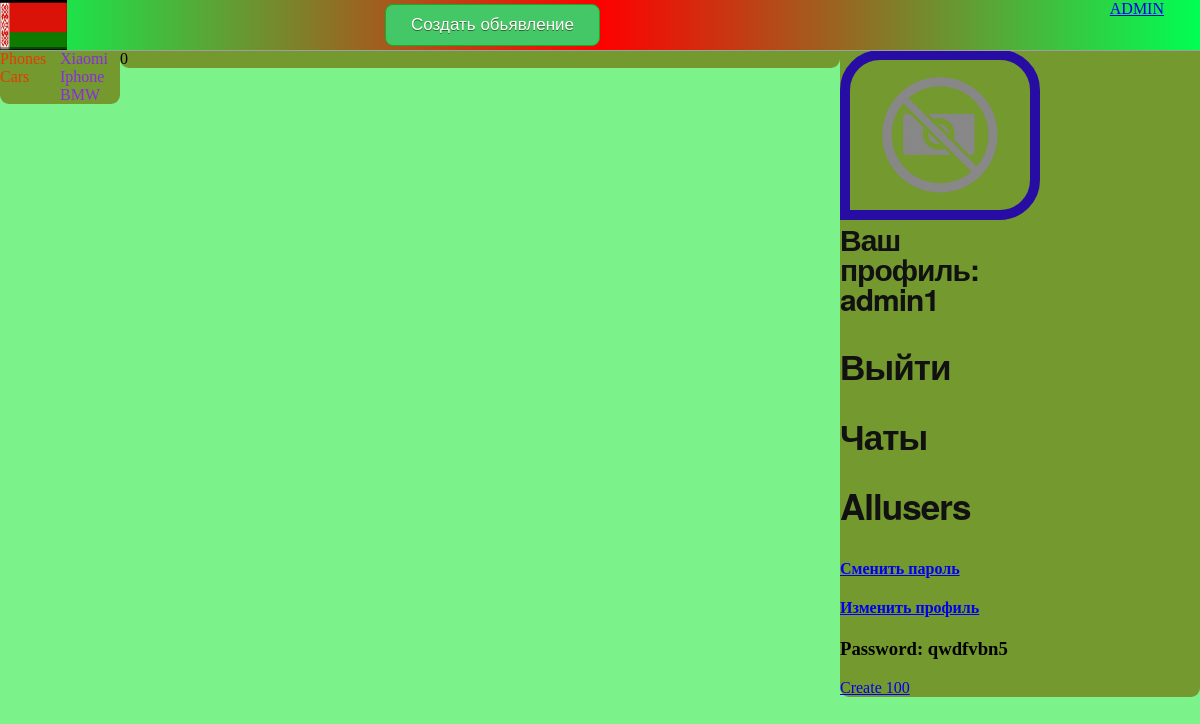
The app's page /area/ (signed in), older data.
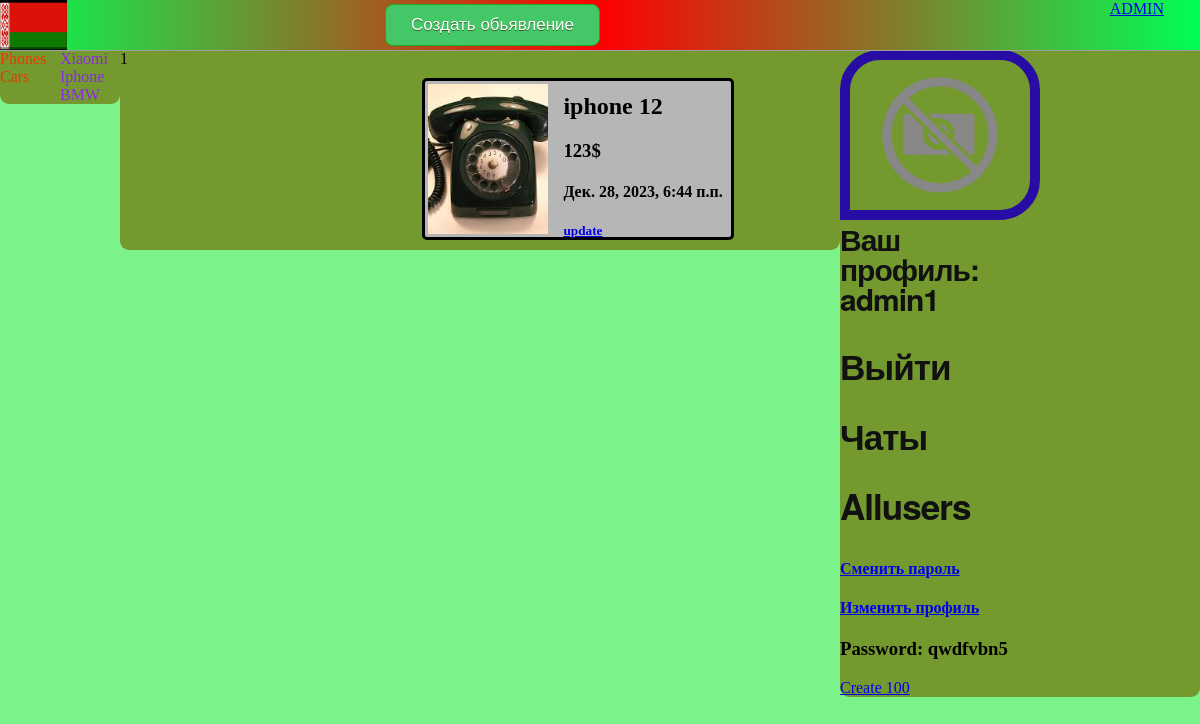
The same page, newer data.
### svoy01/models.py (models this page shows, shortened)
class Category(MPTTModel):
    name = models.CharField(max_length=50, unique=True)
    parent = TreeForeignKey('self', on_delete=models.CASCADE, blank=True, null=True, related_name='children')
    class MPTTMeta:
        order_insertion_by = ['name']
    class Meta:
        verbose_name = 'Категория'
        verbose_name_plural = 'Категория'
        ordering = ['id']
    def __str__(self):
        return f'{self.name}'
    def get_absolute_url(self):
        return reverse('category', kwargs={'Category_id': self.id})

class Product(models.Model):
    title = models.CharField(max_length=50, verbose_name='Название')
    author = models.ForeignKey(User, blank=True, null=True, default=None, on_delete=models.PROTECT)
    text = models.TextField(verbose_name='Описание')
    cost = models.PositiveIntegerField(default=None, verbose_name='Стоимость', blank=False, )
    photo = models.FileField(blank=True, verbose_name='Главное фото')
    slug = models.SlugField(max_length=255, unique=False, db_index=True, verbose_name='URL')
    condition = models.BooleanField(default=True)
    cat = models.ForeignKey('Category',  verbose_name='Категория', on_delete=models.PROTECT)
    created = models.DateTimeField(auto_now_add=True, auto_now=False, null=True)
    def get_absolute_url(self):
        return reverse('product', kwargs={'pk': self.id, })
    class Meta:
        verbose_name = 'Products'
        verbose_name_plural = 'Products'
        ordering = ['id']

### svoy01/views.py (the view)
# urls.py: path('area/', views.PersonalArea.as_view(), name='area'),
class PersonalArea(ListView):
    template_name = 'svoy01/area.html'
    model = Product
    context_object_name = "Product"
    def get_context_data(self, *, object_list=None, **kwargs):
        context = super(PersonalArea, self).get_context_data()
        context['Category'] = Category.objects.all()
        context['profile_id'] = self.request.user.id
        context['count'] = Product.objects.filter(author=self.request.user.id).count()
        return context
    def get_queryset(self):
        query = Product.objects.filter(author=self.request.user.id)
        return query

### svoy01/templates/svoy01/area.html
{% extends 'svoy01/layout.html' %}
{% load static %}
{% block content %}
    {% for p in Product %}
    {% if p %}
    <div class="pdiv">
        {% if p.photo %}
    <a href='{{ p.get_absolute_url }}'><img style="object-fit: cover; width: 120px; height: 150px;" src="{{ p.photo.url }}"/></a>
        {% else %}
    <a href='{{ p.get_absolute_url }}'><img style="object-fit: cover; width: 120px; height: 150px;" src="{% static 'svoy01/images/placeholder-1000x1000.png' %}"/></a>
        {% endif %}
    <a><h2 class="Product">{{ p.title }}</h2></a>
    <h3 class="Product">{{ p.cost }}$</h3>
    <h4 class="Product">{{ p.created }}</h4>
        <h5 class="Product"><a href="{% url 'update' p.pk %}">update</a></h5>
    </div>
    {% else %}
        <p>niet</p>
    {% endif %}
    {% endfor %}
{% endblock %}
{% block area %}
<h4><a href="{% url 'reset_password' %}">Сменить пароль</a></h4>
<a href="{% url 'update_profile' pk=profile_id%}"><h4>Изменить профиль</h4></a>
{% endblock %}

### svoy01/templates/svoy01/layout.html (shortened to what this page needs)
{% load mptt_tags %}
{% load static %}
<!DOCTYPE html>
<html lang="en">
<head>
    <link rel="stylesheet" href="{% static 'svoy01/css/styles.css' %}">
    <link rel="stylesheet" href="https://cdnjs.cloudflare.com/ajax/libs/font-awesome/4.7.0/css/font-awesome.min.css">
</head>
<body class="body">
<nav class="header">
    <a style="position: absolute; right: 3%;" href="{% url 'admin' %}">ADMIN</a>
    {% if user.is_authenticated %}
        <a class="admin" href="{% url 'create' %}">Создать обьявление</a>
    {% endif %}
    <a href="{% url 'home' %}"><img style=" width: auto; height: 50px;" src="{% static 'svoy01/images/belarus.jpg' %}"></a>
</nav>
<section>
    <section class="sec1">
        <div id="app">
            <section style="width:50%; margin: 0px; float:left;">
            {% for c in Category %}
                {% if c.level == 0 %}
                        <div class="cat" v-on:click="counter = {{ c.id }}">{{ c }}</div>
                {% endif %}
            {% endfor %}
            </section>
            <section style="width:50%; margin: 0px; float:right;">
            {% for c in Category %}
                {% if c.level == 1 %}
                    <a class="subcat" v-if="counter == {{ c.parent_id }}"  href="{{ c.get_absolute_url }}">{{ c.name }}</a>
                {% endif %}
            {% endfor %}
            </section>
            </div>
    </section>
        <section class="sec2">
            {{ count }}
            {% block content %}{% endblock %}
        </section>
    <section class="sec3">
        {% if request.user.is_authenticated %}
            {% if user.profile.photo %}
        <img class="user_img" src="{{ user.profile.photo.url }}"/>
            {% else %}
        <img class="user_img" src="{% static 'svoy01/images/placeholder-1000x1000.png' %}"/>
            {% endif %}
        <a class="text" href="{% url 'area' %}">Ваш профиль: {{ user.username }}</a><a class="text" href="{% url 'logout' %}"><h3>Выйти</h3></a>
        <a class="text" href="{% url 'chats' %}"><h3>Чаты</h3></a>
        <a class="text" href="{% url 'all_users' %}"><h3>Allusers</h3></a>
        {% else %}
        <a class="text" href="{% url 'register' %}"><h3>Регистрация</h3></a><a class="text" href="{% url 'login' %}"><h3>Войти</h3></a>
        {% endif %}
        {% block area %}{% endblock %}
        <h3>Password: qwdfvbn5</h3>
        <a href="{% url 'create_100' %}">Create 100</a>
    </section>
</section>
</body>
</html>

### svoy01/static/svoy01/css/styles.css (style rules this page uses)
.cat { position: relative; color: #e63c00; cursor: pointer; display:block; }
.subcat { position: relative; color: #8A2BE2; cursor: pointer; text-decoration: none; width:20px; display:block; }
.body { background-color: #7cf28b; opacity: 100%; padding:0px; margin: 50px 0px 0px 0px ; }
.pdiv { padding: 3px; width: 300px; height: 150px; position: relative; left: 42%; background-color: #b6b6b6; border-style: solid; border-color: black; border-radius: 5px; margin-bottom: 10px; margin-top: 10px; z-index: 1; }
.Product { position:relative; left:45%;top: -110%; }
.header { position: fixed; top:0; width:100%; height:50px; background-color:gray; background: rgb(0,255,83); background: linear-gradient(90deg, rgba(0,255,83,1) 0%, rgba(255,0,0,1) 50%, rgba(0,255,83,1) 100%); border-bottom: 1px solid #9e9e9e; z-index: 2; }
.sec1 { width:10%; float:left; background-color: #74992e; border-radius: 0px 0px 9px 9px; }
.sec2 { width:60%; float:left; background-color:#74992e; border-radius: 0px 0px 9px 9px; }
.sec3 { width:30%; float:right; background-color:#74992e; border-radius: 0px 0px 9px 9px; }
.user_img { border: 10px solid #280DA4; border-radius: 40px 40px 40px 0px; object-fit: cover; width: 180px; height: 150px; }
.admin { background-color:#44c767; border-radius: 8px; border:1px solid #18ab29; display:inline-block; cursor:pointer; color:#ffffff; font-family:Arial; font-size:17px; padding: 10px 25px; text-decoration:none; text-shadow:0px 1px 0px #2f6627; font-family:Verdana, sans-serif; position: absolute; top: 4px; right: 50%; }
.text { color: #111; font-family: 'Helvetica Neue', sans-serif; font-size: 30px; font-weight: bold; letter-spacing: -1px; line-height: 1; text-align: left; text-decoration: none; transition: 0s; width: 50%; display: block; }

Row changes from the older to the newer data that the page shows:
added Product: photo (picture), title "iphone 12", cost "123", created "Дек. 28, 2023, 6:44 п.п."
Text that changed along with them:
{{ count }}: "0" → "1"
